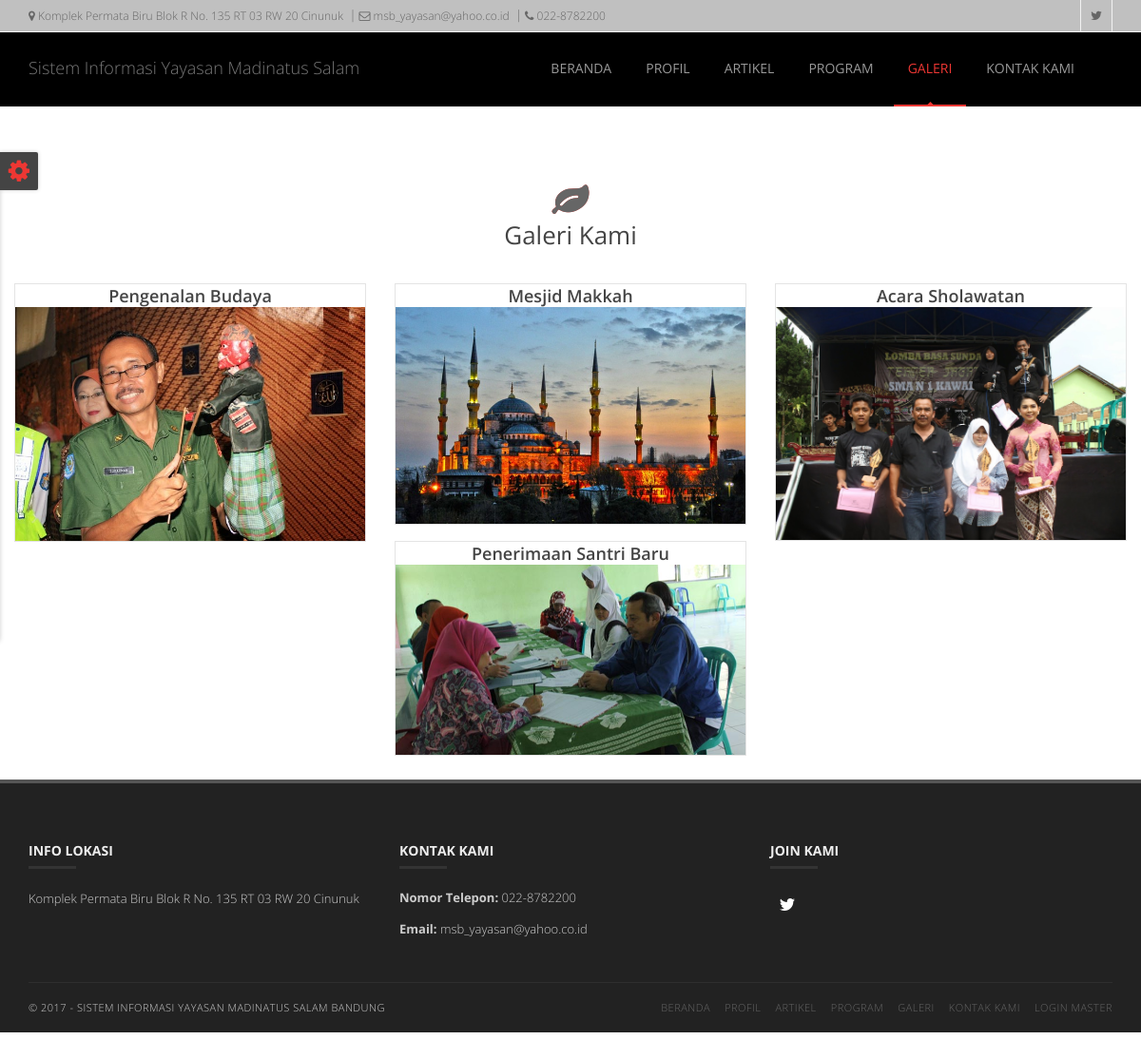
The page /galeri.php on the database its author committed.
### tables this page shows
CREATE TABLE `kontak` (
  `id_kontak` int(1) NOT NULL,
  `lokasi` varchar(100) DEFAULT NULL,
  `alamat` varchar(200) DEFAULT NULL,
  `email` varchar(100) DEFAULT NULL,
  `no_telp` varchar(12) DEFAULT NULL
);

CREATE TABLE `galeri` (
  `id_gambar` int(3) NOT NULL,
  `gambar` varchar(100) NOT NULL,
  `ket` varchar(100) NOT NULL
);

### galeri.php (the view, shortened to what this page needs)
<!doctype html>
<html lang="en">
<head>
  <?php
	include ('link_css.php');
  ?>
</head>
<body>
  <div id="container">
    <div class="hidden-header"></div>
    <header class="clearfix">
      <?php
		include ('top_bar.php');
	  ?>
      <div class="navbar navbar-default navbar-top" style="background: black">
		  <div class="container">
          <div class="navbar-header">
            <a class="navbar-brand" href="index.php">Sistem Informasi Yayasan Madinatus Salam
            </a>
          </div>
          <div class="navbar-collapse collapse">
            <ul class="nav navbar-nav navbar-right">
              <li>
                <a href="index.php">BERANDA</a>
              </li>
              <li>
                <a href="profil.php">PROFIL</a>
              </li>
              <li>
                <a href="artikel.php">ARTIKEL</a>
              </li>
              <li>
                <a href="program.php">PROGRAM</a>
              </li>
              <li>
                <a class="active" href="galeri.php">GALERI</a>
              </li>
      			  <li>
      				  <a href="contact.php">KONTAK KAMI</a>
              </li>
            </ul>
          </div>
      </div>
      </div>
    </header>
    <div class=" section pricing-section">
      <div class="container">
        <div class="row">
          <div class="col-md-12">
            <div class="big-title text-center">
            <div class="service-icon">
              <i class="fa fa-leaf icon-large"></i>
            </div>
              <h1><strong>Galeri Kami</strong></h1>
            </div>
        </div>
        <div class="row pricing-tables">
        <?php
          $sql=mysql_query("select * from galeri order by id_gambar DESC") or die(mysql_error());
          while($row=mysql_fetch_array($sql))
          {
          ?>
          <div class="col-md-4 col-sm-4 col-xs-12">
            <div class="pricing-table">
              <div class="">
                <h3><?php echo $row['ket']?></h3>
              </div>
              <div class="plan-list">
                <?php echo "<img src='admin/gambar/.$row[1]'> <br>"; ?>
              </div>
            </div>
          </div>
        <?php }?>
        </div>
      </div>
    </div>
    <footer>
      <?php
		include('footer.php');
	  ?>
    </footer>
  </div>
  <div class="switcher-box">
    <a class="open-switcher show-switcher"><i class="fa fa-cog fa-2x"></i></a>
  </div>
</body>
</html>

### top_bar.php (shortened to what this page needs)
<div class="top-bar" style="background: silver">
        <div class="container">
          <div class="row">
            <div class="col-md-7">
              <ul class="contact-details">
                <?php
                    $sql=mysql_query("select * from kontak") or die(mysql_error());
                    while($row=mysql_fetch_array($sql))
                    {
                      ?>
                      <li><a href="#"><i class="fa fa-map-marker"></i> <?php echo $row['alamat']?></a>
                      </li>
                      <li><a href="#"><i class="fa fa-envelope-o"></i> <?php echo $row['email']?></a>
                      </li>
                      <li><a href="#"><i class="fa fa-phone"></i> <?php echo $row['no_telp']?></a>
                      </li>
                      <?php
                    }
                  ?>
              </ul>
            </div>
            <div class="col-md-5">
              <ul class="social-list">
                <li>
                  <a class="twitter itl-tooltip" data-placement="bottom" title="Twitter" href="https://twitter.com/madinatus_salam"><i class="fa fa-twitter"></i></a>
                </li>
              </ul>
            </div>
          </div>
        </div>
      </div>

### footer.php (shortened to what this page needs)
<div class="container">
        <div class="row footer-widgets">
        <?php
            $sql=mysql_query("select * from kontak") or die(mysql_error());
            while($row=mysql_fetch_array($sql))
            {
              ?>
          <div class="col-md-4 col-xs-12">
            <div class="footer-widget mail-subscribe-widget">
              <h4>Info Lokasi<span class="head-line"></span></h4>
              <p><?php echo $row['alamat']?></p>
            </div>
          </div>
          <div class="col-md-4 col-xs-12">
            <div class="footer-widget contact-widget">
              <h4>Kontak Kami<span class="head-line"></span></h4>
              <ul>
                <li><span>Nomor Telepon:</span> <?php echo $row['no_telp']?></li>
                <li><span>Email:</span> <?php echo $row['email']?></li>
              </ul>
            </div>
          </div>
          <?php
              }
            ?>
          <div class="col-md-4 col-xs-12">
            <div class="footer-widget social-widget">
              <h4>Join Kami<span class="head-line"></span></h4>
              <ul class="social-icons">
                <li>
                  <a class="twitter" href="https://twitter.com/madinatus_salam"><i class="fa fa-twitter"></i></a>
                </li>
              </ul>
            </div>
          </div>
        </div>
        <div class="copyright-section">
          <div class="row">
            <div class="col-md-6">
              <p>&copy; 2017 - sistem informasi yayasan madinatus Salam bandung</p>
            </div>
            <div class="col-md-6">
              <ul class="footer-nav">
                <li><a href="index.php">Beranda</a>
                </li>
                <li><a href="profil.php">Profil</a>
                </li>
                <li><a href="artikel.php">Artikel</a>
                </li>
                 <li><a href="program.php">Program</a>
                </li>
                <li><a href="galeri.php">Galeri</a>
                </li>
                <li><a href="cantact.php">Kontak Kami</a>
                </li>
                 <li><a href="admin">Login Master</a>
                </li>
              </ul>
            </div>
          </div>
        </div>
      </div>

### css/colors/red.css (style rules this page uses)
a { color: #ee3733; }
.navbar-default .navbar-nav > li:hover > a, .navbar-default .navbar-nav > li > a.active { color: #ee3733; }
.navbar-default .navbar-nav > li > a:after { background-color: #ee3733; }
.navbar-default .navbar-nav > li > a.active, .navbar-default .navbar-nav > li:hover > a { border-color: #ee3733; }
.icon-large { text-shadow: 0 0 0 #ee3733; }

### css/colors/jade.css (style rules this page uses)
a { color: #0bb586; }
.navbar-default .navbar-nav > li:hover > a, .navbar-default .navbar-nav > li > a.active { color: #0bb586; }
.navbar-default .navbar-nav > li > a:after { background-color: #0bb586; }
.navbar-default .navbar-nav > li > a.active, .navbar-default .navbar-nav > li:hover > a { border-color: #0bb586; }
.icon-large { text-shadow: 0 0 0 #0bb586; }

### css/colors/green.css (style rules this page uses)
a { color: #94c523; }
.navbar-default .navbar-nav > li:hover > a, .navbar-default .navbar-nav > li > a.active { color: #94c523; }
.navbar-default .navbar-nav > li > a:after { background-color: #94c523; }
.navbar-default .navbar-nav > li > a.active, .navbar-default .navbar-nav > li:hover > a { border-color: #94c523; }
.icon-large { text-shadow: 0 0 0 #94c523; }

### css/colors/blue.css (style rules this page uses)
a { color: #00afd1; }
.navbar-default .navbar-nav > li:hover > a, .navbar-default .navbar-nav > li > a.active { color: #00afd1; }
.navbar-default .navbar-nav > li > a:after { background-color: #00afd1; }
.navbar-default .navbar-nav > li > a.active, .navbar-default .navbar-nav > li:hover > a { border-color: #00afd1; }
.icon-large { text-shadow: 0 0 0 #00afd1; }

### css/colors/beige.css (style rules this page uses)
a { color: #fdb655; }
.navbar-default .navbar-nav > li:hover > a, .navbar-default .navbar-nav > li > a.active { color: #fdb655; }
.navbar-default .navbar-nav > li > a:after { background-color: #fdb655; }
.navbar-default .navbar-nav > li > a.active, .navbar-default .navbar-nav > li:hover > a { border-color: #fdb655; }
.icon-large { text-shadow: 0 0 0 #fdb655; }

### css/colors/cyan.css (style rules this page uses)
a { color: #27bebe; }
.navbar-default .navbar-nav > li:hover > a, .navbar-default .navbar-nav > li > a.active { color: #27bebe; }
.navbar-default .navbar-nav > li > a:after { background-color: #27bebe; }
.navbar-default .navbar-nav > li > a.active, .navbar-default .navbar-nav > li:hover > a { border-color: #27bebe; }
.icon-large { text-shadow: 0 0 0 #27bebe; }

### css/colors/orange.css (style rules this page uses)
a { color: #f36510; }
.navbar-default .navbar-nav > li:hover > a, .navbar-default .navbar-nav > li > a.active { color: #f36510; }
.navbar-default .navbar-nav > li > a:after { background-color: #f36510; }
.navbar-default .navbar-nav > li > a.active, .navbar-default .navbar-nav > li:hover > a { border-color: #f36510; }
.icon-large { text-shadow: 0 0 0 #f36510; }

### css/colors/peach.css (style rules this page uses)
a { color: #f49237; }
.navbar-default .navbar-nav > li:hover > a, .navbar-default .navbar-nav > li > a.active { color: #f49237; }
.navbar-default .navbar-nav > li > a:after { background-color: #f49237; }
.navbar-default .navbar-nav > li > a.active, .navbar-default .navbar-nav > li:hover > a { border-color: #f49237; }
.icon-large { text-shadow: 0 0 0 #f49237; }

### css/colors/pink.css (style rules this page uses)
a { color: #f1505b; }
.navbar-default .navbar-nav > li:hover > a, .navbar-default .navbar-nav > li > a.active { color: #f1505b; }
.navbar-default .navbar-nav > li > a:after { background-color: #f1505b; }
.navbar-default .navbar-nav > li > a.active, .navbar-default .navbar-nav > li:hover > a { border-color: #f1505b; }
.icon-large { text-shadow: 0 0 0 #f1505b; }

### css/colors/purple.css (style rules this page uses)
a { color: #6a3da3; }
.navbar-default .navbar-nav > li:hover > a, .navbar-default .navbar-nav > li > a.active { color: #6a3da3; }
.navbar-default .navbar-nav > li > a:after { background-color: #6a3da3; }
.navbar-default .navbar-nav > li > a.active, .navbar-default .navbar-nav > li:hover > a { border-color: #6a3da3; }
.icon-large { text-shadow: 0 0 0 #6a3da3; }

### css/colors/sky-blue.css (style rules this page uses)
a { color: #38cbcb; }
.navbar-default .navbar-nav > li:hover > a, .navbar-default .navbar-nav > li > a.active { color: #38cbcb; }
.navbar-default .navbar-nav > li > a:after { background-color: #38cbcb; }
.navbar-default .navbar-nav > li > a.active, .navbar-default .navbar-nav > li:hover > a { border-color: #38cbcb; }
.icon-large { text-shadow: 0 0 0 #38cbcb; }

### css/colors/yellow.css (style rules this page uses)
a { color: #f8ba01; }
.navbar-default .navbar-nav > li:hover > a, .navbar-default .navbar-nav > li > a.active { color: #f8ba01; }
.navbar-default .navbar-nav > li > a:after { background-color: #f8ba01; }
.navbar-default .navbar-nav > li > a.active, .navbar-default .navbar-nav > li:hover > a { border-color: #f8ba01; }
.icon-large { text-shadow: 0 0 0 #f8ba01; }

### rows shown on the page
kontak: alamat "Komplek Permata Biru Blok R No. 135 RT 03 RW 20 Cinunuk", email "msb_yayasan@yahoo.co.id", no_telp "022-8782200"
galeri: ket "Pengenalan Budaya", gambar (picture)
galeri: ket "Mesjid Makkah", gambar (picture)
galeri: ket "Acara Sholawatan", gambar (picture)
galeri: ket "Penerimaan Santri Baru", gambar (picture)
